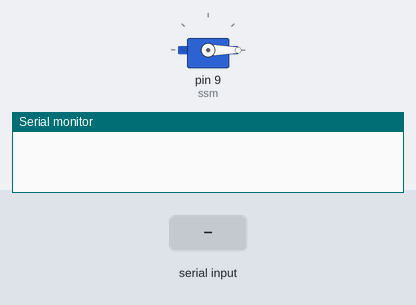
The sketch below on a simulated Arduino Uno, built with avr-gcc and run on an emulated ATmega328P. Parts: servo, the last lines printed to the serial monitor. Inputs (shaded band) come from the test bench.

Above: at 5.2 s.
5.3 s: "90,45\n" received over Serial
At 6.6 s:
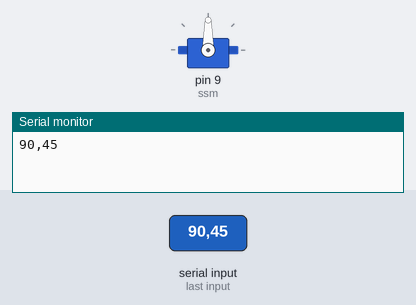
6.9 s: "o90\n" received over Serial
At 7.9 s:
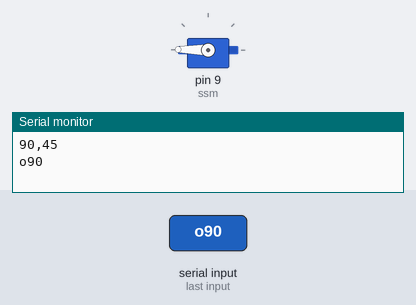
8.5 s: "5\n" received over Serial
10.0 s: "o" received over Serial
11.6 s: "30,150\n" received over Serial
Timing chart, 0 to 14.3 s (numbered marks = the images above; inputs shaded):
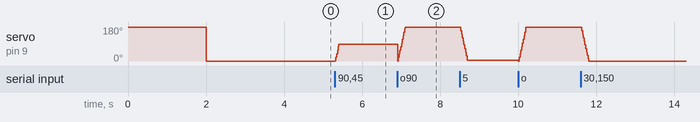

Measured:
- after the input at 5.3 s, servo on pin 9 (ssm): 0° → 90° at once

The sketch:

GripperCode.ino
```cpp
#include <Servo.h>
Servo ssm;
char buffer[3];
int angle = 0;
int current_angle = 0;  //Holds the most recent angle
int bufferIndex;
int ServoPos;
String value;


void setup() {
  // put your setup code here, to run once:
  ssm.attach(9);  //The number on board
  ssm.write(360);
  delay(2000);
  ssm.write(0);
  delay(2000);
  Serial.begin(9600);
  Serial.setTimeout(1);

  bufferIndex = 0;
}


void loop() {
  if (Serial.available() > 0) {
    delay(5);
    String command = Serial.readString();
    Serial.println(command);
    if (command[0] == 'o') {
      // Open the claw
      for (angle = 0; angle < 180; angle++) {
        ssm.write(angle);
        delay(1);
      }
      current_angle = 180;
    }
    else if (command[0] == 'c') {
      // Close the claw
      for (angle = 180; angle >= 0; angle--) {
        ssm.write(angle);
        delay(1);
      }
      current_angle = 0;
    }
    else{
        // Modify claw
        int int_command = command.toInt();
        if(int_command > 180 || int_command < 0){int_command = current_angle;}
        if (current_angle > int_command){   //Decrease to command
            for(current_angle; current_angle >= int_command; current_angle--){
                ssm.write(current_angle);
                delay(1);
            }
            current_angle = int_command;
        }
        else if (current_angle < int_command){  //Increase to command
            for(current_angle; current_angle <= int_command; current_angle++){
                ssm.write(current_angle);
                delay(1);
            }
            current_angle = int_command;
        }
    }
  }
}
```
